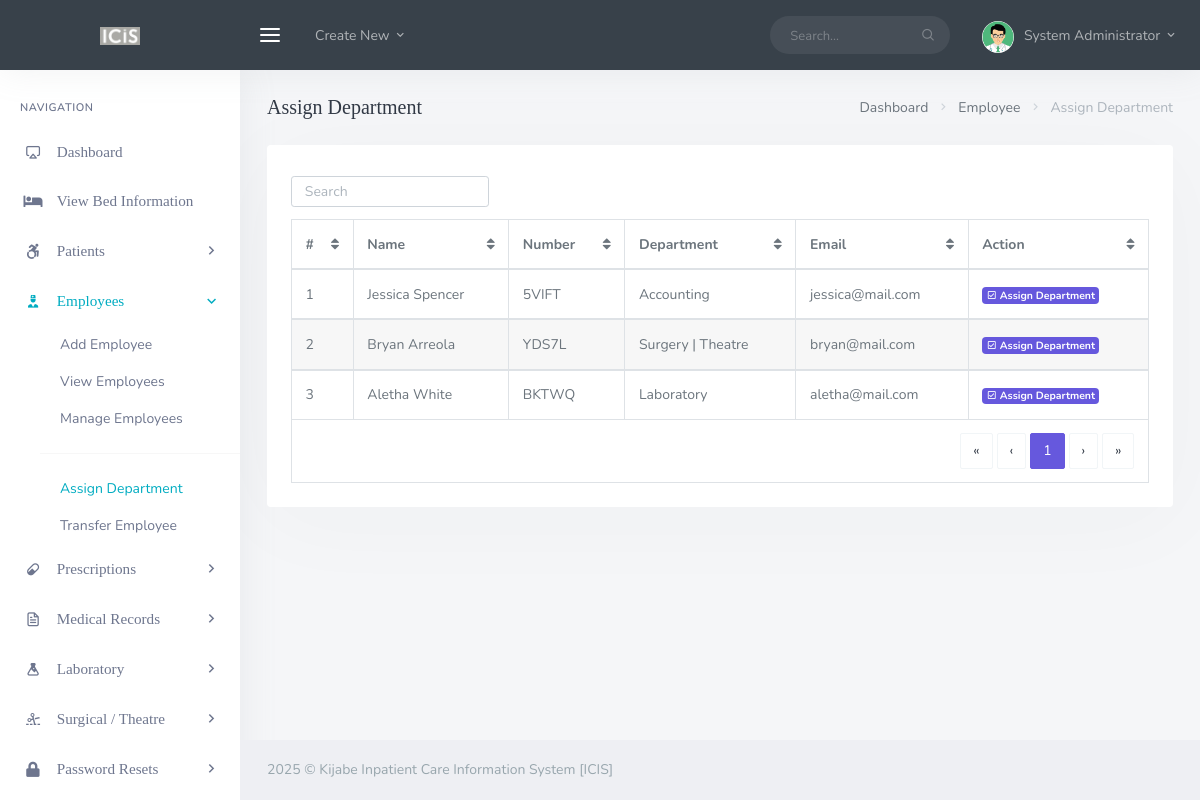
/backend/admin/his_admin_assaign_dept.php (signed in), run on the app's committed database.
### tables this page shows
CREATE TABLE `his_admin` (
  `ad_id` int(20) NOT NULL,
  `ad_fname` varchar(200) DEFAULT NULL,
  `ad_lname` varchar(200) DEFAULT NULL,
  `ad_email` varchar(200) DEFAULT NULL,
  `ad_pwd` varchar(200) DEFAULT NULL,
  `ad_dpic` varchar(200) DEFAULT NULL
);

CREATE TABLE `his_docs` (
  `doc_id` int(20) NOT NULL,
  `doc_fname` varchar(200) DEFAULT NULL,
  `doc_lname` varchar(200) DEFAULT NULL,
  `doc_email` varchar(200) DEFAULT NULL,
  `doc_pwd` varchar(200) DEFAULT NULL,
  `doc_dept` varchar(200) DEFAULT NULL,
  `doc_number` varchar(200) DEFAULT NULL,
  `doc_dpic` varchar(200) DEFAULT NULL
);

### backend/admin/his_admin_assaign_dept.php (the view, shortened to what this page needs)
<?php
  include('assets/inc/config.php');
?>
<!DOCTYPE html>
<html lang="en">
<?php include('assets/inc/head.php');?>
    <body>
        <div id="wrapper">
                <?php include('assets/inc/nav.php');?>
                <?php include("assets/inc/sidebar.php");?>
            <div class="content-page">
                <div class="content">
                    <div class="container-fluid">
                        <div class="row">
                            <div class="col-12">
                                <div class="page-title-box">
                                    <div class="page-title-right">
                                        <ol class="breadcrumb m-0">
                                            <li class="breadcrumb-item"><a href="javascript: void(0);">Dashboard</a></li>
                                            <li class="breadcrumb-item"><a href="javascript: void(0);">Employee</a></li>
                                            <li class="breadcrumb-item active">Assign Department</li>
                                        </ol>
                                    </div>
                                    <h4 class="page-title">Assign Department</h4>
                                </div>
                            </div>
                        </div>
                        <div class="row">
                            <div class="col-12">
                                <div class="card-box">
                                    <div class="mb-2">
                                        <div class="row">
                                            <div class="col-12 text-sm-center form-inline" >
                                                <div class="form-group">
                                                    <input id="demo-foo-search" type="text" placeholder="Search" class="form-control form-control-sm" autocomplete="on">
                                                </div>
                                            </div>
                                        </div>
                                    </div>
                                    <div class="table-responsive">
                                        <table id="demo-foo-filtering" class="table table-bordered toggle-circle mb-0" data-page-size="7">
                                            <thead>
                                            <tr>
                                                <th>#</th>
                                                <th data-toggle="true">Name</th>
                                                <th data-hide="phone">Number</th>
                                                <th data-hide="phone">Department</th>
                                                <th data-hide="phone">Email</th>
                                                <th data-hide="phone">Action</th>
                                            </tr>
                                            </thead>
                                            <?php
                                                $ret="SELECT * FROM  his_docs  ORDER BY RAND() ";
                                                $stmt= $mysqli->prepare($ret) ;
                                                $stmt->execute() ;
                                                $res=$stmt->get_result();
                                                $cnt=1;
                                                while($row=$res->fetch_object())
                                                {
                                            ?>
                                                <tbody>
                                                <tr>
                                                    <td><?php echo $cnt;?></td>
                                                    <td><?php echo $row->doc_fname;?> <?php echo $row->doc_lname;?></td>
                                                    <td><?php echo $row->doc_number;?></td>
                                                    <td><?php echo $row->doc_dept;?></td>
                                                    <td><?php echo $row->doc_email;?></td>
                                                    <td>
                                                        <a href="his_admin_assaign_single_employee.php?doc_number=<?php echo $row->doc_number;?>" class="badge badge-primary"><i class="mdi mdi-check-box-outline "></i> Assign Department</a>
                                                    </td>
                                                </tr>
                                                </tbody>
                                            <?php  $cnt = $cnt +1 ; }?>
                                            <tfoot>
                                            <tr class="active">
                                                <td colspan="8">
                                                    <div class="text-right">
                                                        <ul class="pagination pagination-rounded justify-content-end footable-pagination m-t-10 mb-0"></ul>
                                                    </div>
                                                </td>
                                            </tr>
                                            </tfoot>
                                        </table>
                                    </div>
                                </div>
                            </div>
                        </div>
                    </div>
                </div>
                 <?php include('assets/inc/footer.php');?>
            </div>
        </div>
    </body>
</html>

### backend/admin/assets/inc/nav.php (shortened to what this page needs)
<?php
    $aid=$_SESSION['ad_id'];
    $ret="select * from his_admin where ad_id=?";
    $stmt= $mysqli->prepare($ret) ;
    $stmt->bind_param('i',$aid);
    $stmt->execute() ;
    $res=$stmt->get_result();
    while($row=$res->fetch_object())
    {
?>
    <div class="navbar-custom">
        <ul class="list-unstyled topnav-menu float-right mb-0">
            <li class="d-none d-sm-block">
                <form class="app-search">
                    <div class="app-search-box">
                        <div class="input-group">
                            <input type="text" class="form-control" placeholder="Search...">
                            <div class="input-group-append">
                                <button class="btn" type="submit">
                                    <i class="fe-search"></i>
                                </button>
                            </div>
                        </div>
                    </div>
                </form>
            </li>
            <li class="dropdown notification-list">
                <a class="nav-link dropdown-toggle nav-user mr-0 waves-effect waves-light" data-toggle="dropdown" href="#" role="button" aria-haspopup="false" aria-expanded="false">
                    <img src="assets/images/users/<?php echo $row->ad_dpic;?>" alt="dpic" class="rounded-circle">
                    <span class="pro-user-name ml-1">
                        <?php echo $row->ad_fname;?> <?php echo $row->ad_lname;?> <i class="mdi mdi-chevron-down"></i>
                    </span>
                </a>
            </li>
        </ul>
        <div class="logo-box">
            <a href="his_admin_dashboard.php" class="logo text-center">
                <span class="logo-lg">
                    <img src="assets/images/logo-light.png" alt="" height="18">
                </span>
            </a>
        </div>
        <ul class="list-unstyled topnav-menu topnav-menu-left m-0">
            <li>
                <button class="button-menu-mobile waves-effect waves-light">
                    <i class="fe-menu"></i>
                </button>
            </li>
            <li class="dropdown d-none d-lg-block">
                <a class="nav-link dropdown-toggle waves-effect waves-light" data-toggle="dropdown" href="#" role="button" aria-haspopup="false" aria-expanded="false">
                    Create New
                    <i class="mdi mdi-chevron-down"></i>
                </a>
            </li>
        </ul>
    </div>
<?php }?>

### data on the page
his_admin: ad_dpic (picture), ad_fname "System", ad_lname "Administrator"
his_docs: doc_fname "Jessica", doc_lname "Spencer", doc_number "5VIFT", doc_dept "Accounting", doc_email "jessica@mail.com"
his_docs: doc_fname "Bryan", doc_lname "Arreola", doc_number "YDS7L", doc_dept "Surgery | Theatre", doc_email "bryan@mail.com"
his_docs: doc_fname "Aletha", doc_lname "White", doc_number "BKTWQ", doc_dept "Laboratory", doc_email "aletha@mail.com"
